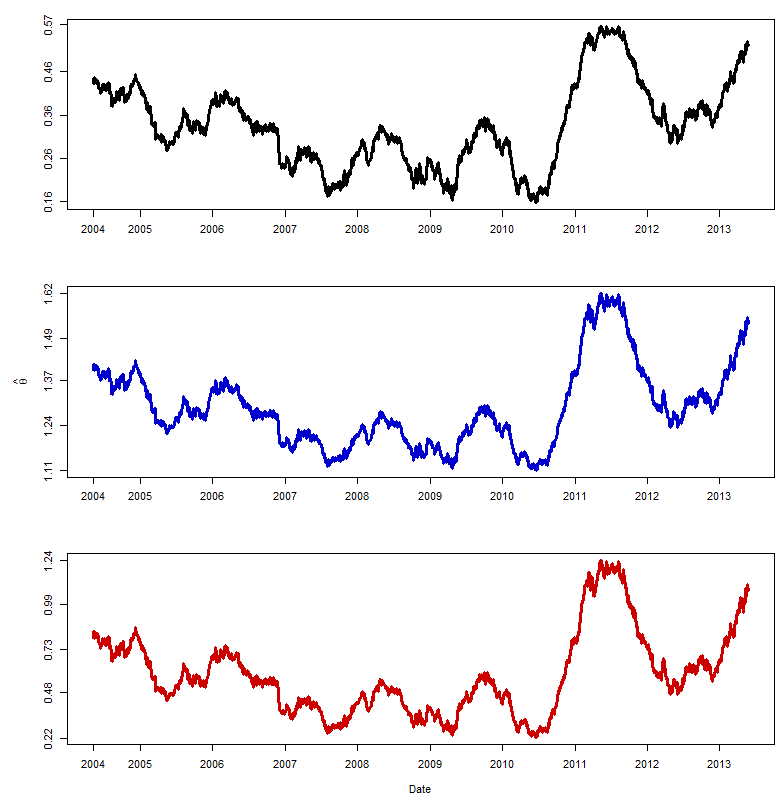

Write R code to recreate this figure.
# clear variables and close windows
rm(list = ls(all = TRUE))
graphics.off()

# set working directory
# setwd("C:/...")

# install and load packages
libraries = c("data.table", "fGarch")
lapply(libraries, function(x) if (!(x %in% installed.packages())) {
  install.packages(x)
})
lapply(libraries, library, quietly = TRUE, character.only = TRUE)

# load data
dataset = fread("2004-2014_dax_ftse.csv", select =  c("DEUTSCHE TELEKOM", "VOLKSWAGEN"))
dataset = as.data.frame(dataset)

# log-returns
X = lapply(dataset, 
           function(x){
             diff(log(x))
           })

X = as.data.frame(X)

r.window = 250        # size of moving window
T.obs    = nrow(X)

params.cop    = NULL

for (s in r.window:T.obs){
  X.part = X[(s - r.window + 1):s, ]
  
  garchModel = lapply(X.part, 
                      function(x){
                        garchFit(~garch(1, 1), data = x, trace = F)
                      })
  
  eps = lapply(garchModel, 
               function(x){
                 x@residuals/x@sigma.t
               })
  
  # making margins uniform, based on Ranks
  eps = lapply(eps, 
               function(x){
                 rank(x)/(r.window + 1)
               })
  
  eps = as.data.frame(eps)
  
  params.cop = c(params.cop, cor(eps, method = "kendall")[1,2])
  
  print(s) # control
}

# functions to be plotted, Kendall's tau is used
gumbel.tau2theta  = function(tau){
  1/(1 - tau)
}

clayton.tau2theta = function(tau){
  2 * tau / (1-tau)
}

normal.tau2theta  = function(tau){
  sin(tau * pi/2)
}

# Date variable
data.time      = fread("2004-2014_dax_ftse.csv", select =  c("Date"))
data.time      = data.time$Date[-1]
data.time      = data.time[1:(T.obs - r.window + 1)]
data.time.Year = as.integer(format(as.Date(data.time, "%Y-%m-%d"), "%Y"))
date.ind       = which(c(1, diff(data.time.Year)) == 1)
date.labels    = data.time.Year[1]:(data.time.Year[1] + length(date.ind) - 1)

# Plot of the parameters for the copulas Normal, Gumbel and Clayton.
layout(matrix(c(1, 2, 3), 3, 1, byrow = FALSE))

par(mai = c(0.6, 0.7, 0.2, 0.1)) 
plot(normal.tau2theta(params.cop), type = "l", lwd = 3, xlab = "", ylab = "", col = "black", axes = F, frame = T)
y.labels = c(round(seq(min(normal.tau2theta(params.cop)), max(normal.tau2theta(params.cop)), length = 5) * 100) / 100, 0 )
axis(1, date.ind, date.labels)
axis(2, y.labels, y.labels)

par(mai = c(0.6, 0.7, 0.2, 0.1))
plot(gumbel.tau2theta(params.cop), type = "l", lwd = 3, xlab = "", ylab = expression(hat(theta)), col = "blue3", axes = F, frame = T)
axis(1, date.ind, date.labels)
y.labels = c(round(seq(min(gumbel.tau2theta(params.cop)), max(gumbel.tau2theta(params.cop)), length = 5) * 100) / 100, 0 )
axis(2, y.labels, y.labels)

par(mai = c(0.6, 0.7, 0.2, 0.1))
plot(clayton.tau2theta(params.cop), type = "l", lwd = 3, xlab = "Date", ylab = "", col = "red3", axes = F, frame = T, cex = 3.5)
y.labels = c(round(seq(min(clayton.tau2theta(params.cop)), max(clayton.tau2theta(params.cop)), length = 5) * 100) / 100, 0 )
axis(2, y.labels, y.labels)
axis(1, date.ind, date.labels)
